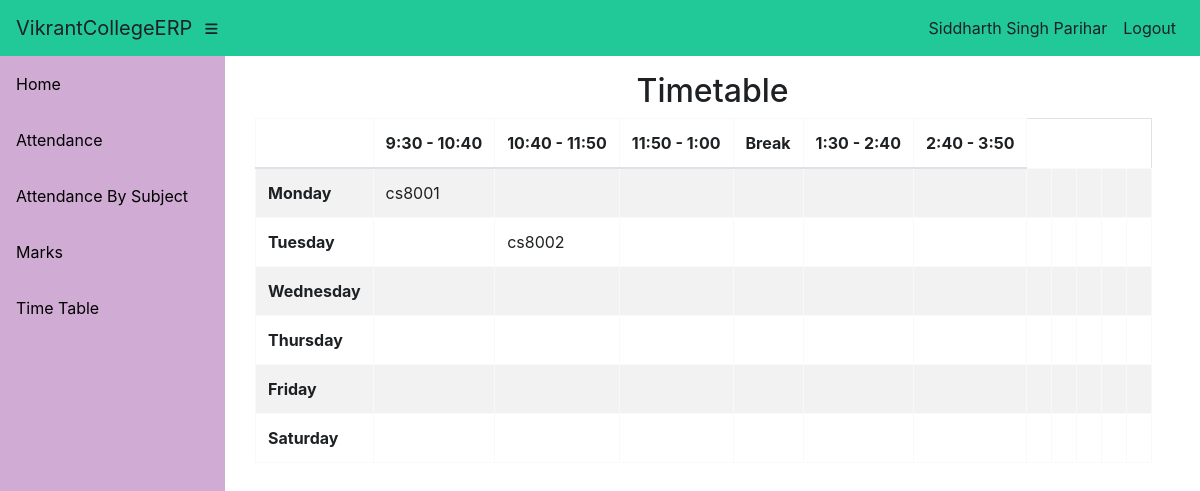
/info/student/CS8/timetable/ (signed in), run on the app's committed database.
### info/models.py (models this page shows, shortened)
class User(AbstractUser):
    @property
    def is_student(self):
        if hasattr(self, 'student'):
            return True
        return False

class Student(models.Model):
    user = models.OneToOneField(User, on_delete=models.CASCADE, null=True)
    class_id = models.ForeignKey(Class, on_delete=models.CASCADE, default=1)
    USN = models.CharField(primary_key='True', max_length=100)
    name = models.CharField(max_length=200)
    sex = models.CharField(max_length=50, choices=sex_choice, default='Male')
    DOB = models.DateField(default='1998-01-01')

class Assign(models.Model):
    class_id = models.ForeignKey(Class, on_delete=models.CASCADE)
    course = models.ForeignKey(Course, on_delete=models.CASCADE)
    teacher = models.ForeignKey(Teacher, on_delete=models.CASCADE)
    class Meta:
        unique_together = (('course', 'class_id', 'teacher'),)

### info/views.py (the view)
# urls.py: path('student/<slug:class_id>/timetable/', views.timetable, name='timetable'),
@login_required()
def timetable(request, class_id):
    asst = AssignTime.objects.filter(assign__class_id=class_id)
    matrix = [['' for i in range(12)] for j in range(6)]
    for i, d in enumerate(DAYS_OF_WEEK):
        t = 0
        for j in range(6):
            if j == 0:
                matrix[i][0] = d[0]
                continue
            if j == 4 or j == 8:
                continue
            try:
                a = asst.get(period=time_slots[t][0], day=d[0])
                matrix[i][j] = a.assign.course_id
            except AssignTime.DoesNotExist:
                pass
            t += 1
    context = {'matrix': matrix}
    return render(request, 'info/timetable.html', context)

### info/templates/info/timetable.html
{% extends 'info/base.html' %}
    {% block content %}
    <div class="container">
        <div class="container">
            <div class="row">
                <div class="col-md-12">
                    <h2 class="text-center">
                        Timetable
                    </h2>
                </div>
                <div id="no-more-tables">
                    <table class="col-sm-12 table table-bordered table-striped table-condensed cf">
                        <thead class="cf">
                            <tr>
                                    <th>           </th>
                                    <th>9:30 - 10:40</th>
                                    <th>10:40 - 11:50</th>
                                    <th>11:50 - 1:00</th>
                                     <th>Break</th>
                                    <th>1:30 - 2:40</th>
                                    <th>2:40 - 3:50</th>
                            </tr>
                        </thead>
                        <tbody>
                            {% for i in matrix %}
                            <tr>
                                {% for j in i %}
                                    {% if forloop.counter == 1 %}
                                    <td><b>{{ j }}</b></td>
                                    {% else %}
                                    <td>{{ j }}</td>
                                    {% endif %}
                                {% endfor %}
                            </tr>
                            {% endfor %}
                        </tbody>
                    </table>
                </div>
            </div>
        </div>
    </div>
    {% endblock %}

### info/templates/info/base.html (shortened to what this page needs)
<!DOCTYPE html>
<html lang="en">
  <head>
      {% load static %}
    <link href="{% static '/info/bootstrap/vendor/bootstrap/css/bootstrap.min.css' %}" rel="stylesheet">
    <link href="{% static '/info/bootstrap/vendor/fontawesome-free/css/all.min.css' %}" rel="stylesheet" type="text/css">
    <link href="{% static '/info/bootstrap/vendor/datatables/dataTables.bootstrap4.css' %}" rel="stylesheet">
    <link href="{% static '/info/bootstrap/css/sb-admin.css' %}" rel="stylesheet">
  </head>
  <body id="page-top">
    <nav class="navbar navbar-expand navbar-dark bg-dark static-top">
      <a class="navbar-brand mr-1" href="{% url 'index' %}">VikrantCollegeERP</a>
      <button class="btn btn-link btn-sm text-white order-1 order-sm-0" id="sidebarToggle" href="#">
        <i class="fas fa-bars"></i>
      </button>
        <div class="collapse navbar-collapse" id="navbarResponsive">
          <ul class="navbar-nav ml-auto">
            <li class="nav-item">
                {% if request.user.is_student %}
                    <a class="nav-link text-capitalize">{{ request.user.student.name }}</a>
                {% elif request.user.is_teacher %}
                    <a class="nav-link text-capitalize">{{ request.user.teacher.name }}</a>
                {% endif %}
            </li>
            <li class="nav-item">
                <a class="nav-link" href="#" data-toggle="modal" data-target="#logoutModal">Logout</a>
            </li>
          </ul>
        </div>
    </nav>
    <div id="wrapper">
      <ul class="sidebar navbar-nav">
            <li class="nav-item">
              <a class="nav-link" href="{% url 'index' %}">
                <span>Home</span>
              </a>
            </li>
        {% if request.user.is_student %}
            <li class="nav-item">
              <a class="nav-link" href="{% url 'attendance' request.user.student.USN %}">
                <span>Attendance</span>
              </a>
            </li>
            <li class="nav-item">
              <a class="nav-link" href="{% url 'attendance' request.user.student.USN %}">
                <span>Attendance By Subject</span>
              </a>
            </li>
            <li class="nav-item">
              <a class="nav-link" href="{% url 'marks_list' request.user.student.USN %}">
                <span>Marks</span>
              </a>
            </li>
              <li class="nav-item">
              <a class="nav-link" href="{% url 'timetable' request.user.student.class_id_id %}">
                <span>Time Table</span>
              </a>
            </li>
        {% endif %}
      </ul>
      <div id="content-wrapper">
        <div class="container-fluid">
            {% block content %}
            {% endblock %}
        </div>
      </div>
    </div>
  </body>
</html>

### data on the page
User: user.student.name "Siddharth Singh Parihar"
Assign: i "cs8001"
Assign: i "cs8002"

### other printed values
{{ j }} "Monday" "Tuesday" "Wednesday" "Thursday" "Friday" "Saturday"
